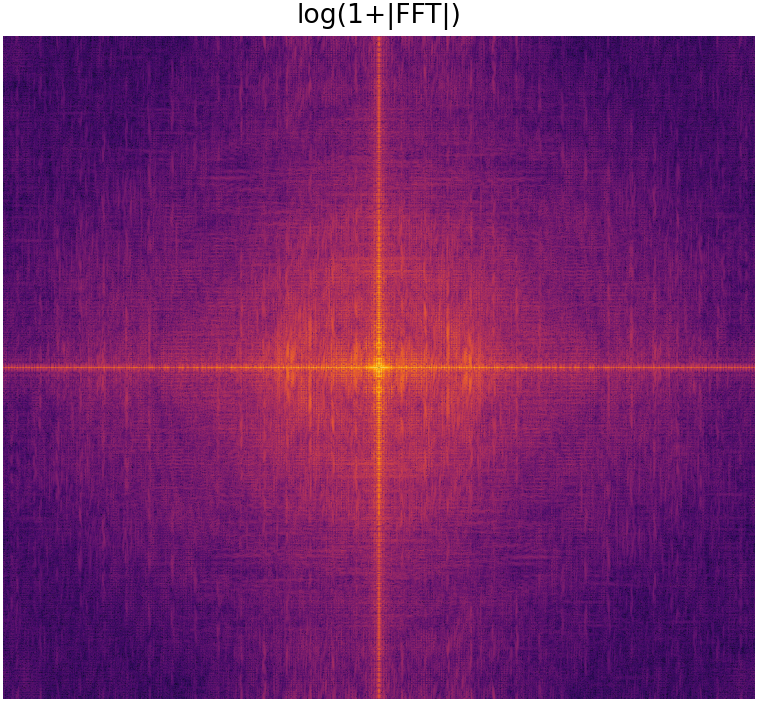
#> input picture tools/fft_out_fuyao/P_draws_layer0/spectrum.png, 758 x 702 px
$ python fft_heatmap_analysis.py --input fft_out_fuyao/P_draws_layer0/spectrum.png
#> lines starting #> are read from the running program, lines starting #| are printed output that depends on the picture
#!/usr/bin/env python3
"""
fft_heatmap_analysis.py

Load a heatmap (CSV with row/col/value) or an image (PNG/JPG), compute 2D FFT,
save the shifted magnitude spectrum image and a radial frequency profile CSV.

Usage examples:
  python tools/fft_heatmap_analysis.py --input minimax/tictactoe_3x3_first_move_stats.csv --value-col rand_X_win_prob --outdir tools/fft_out
  python tools/fft_heatmap_analysis.py --input path/to/heatmap_3x3_random_Xwin.png --outdir tools/fft_out

Outputs:
  - spectrum.png      : log-magnitude of shifted 2D FFT
  - spectrum.npy      : raw (shifted) complex FFT array
  - radial_profile.csv: two columns freq_radius, mean_magnitude

"""
import argparse
from pathlib import Path
import numpy as np
import matplotlib.pyplot as plt
import pandas as pd
from PIL import Image
import math


def load_csv_matrix(path: Path, value_col: str = None):
    df = pd.read_csv(path)
    # try to detect row/col columns
    if {"row","col","move_index"}.intersection(df.columns):
        if "row" in df.columns and "col" in df.columns:
            n = int(math.sqrt(len(df)))
            if value_col is None:
                # pick first numeric column that's not row/col
                candidates = [c for c in df.columns if c not in ("row","col")]
                value_col = candidates[0]
            mat = np.full((n,n), np.nan, dtype=float)
            for _, r in df.iterrows():
                rr = int(r["row"]) ; cc = int(r["col"]) ; mat[rr,cc] = float(r[value_col])
            return mat, value_col
        elif "move_index" in df.columns:
            L = len(df)
            n = int(math.sqrt(L))
            if value_col is None:
                candidates = [c for c in df.columns if c != "move_index"]
                value_col = candidates[0]
            vals = df[value_col].to_numpy().astype(float)
            return vals.reshape(n,n), value_col
    # fallback: try reshape by length
    arr = df.select_dtypes(include=[float,int]).iloc[:,0].to_numpy()
    n = int(math.sqrt(len(arr)))
    return arr.reshape(n,n), (value_col or df.columns[0])


def load_image_matrix(path: Path):
    im = Image.open(path).convert("L")
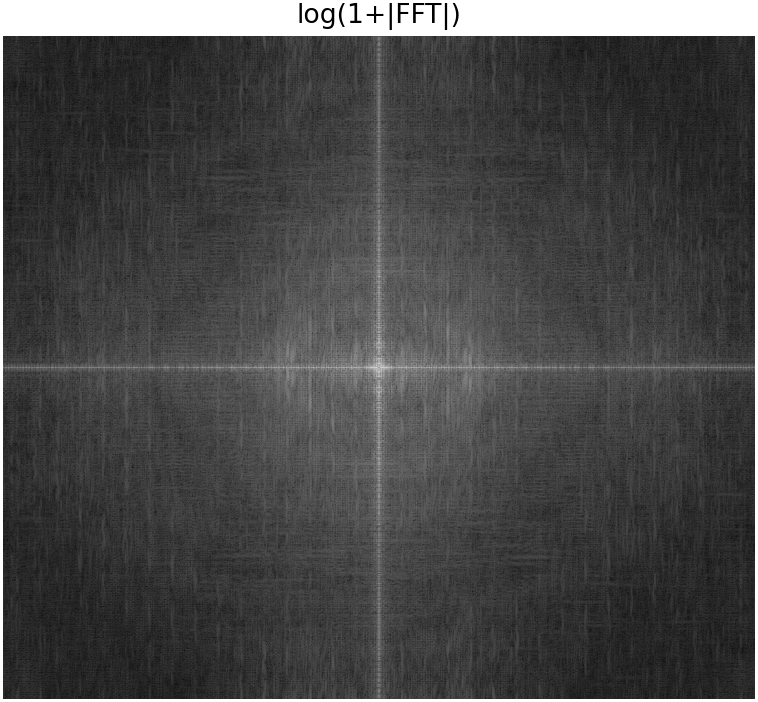
#> im: PIL image 758x702 L; min 0, max 255, mean 72.1
    arr = np.array(im, dtype=float)
    # normalize to 0..1
    arr = (arr - arr.min()) / (arr.max() - arr.min() + 1e-12)
#| Loaded image matrix, shape=(702, 758)
    return arr


def compute_fft(mat: np.ndarray):
    # Replace NaNs
    mat = np.array(mat, dtype=float)
    if np.isnan(mat).any():
        mat = np.nan_to_num(mat, nan=0.0)
    # subtract mean to reduce DC dominance
    mat = mat - np.mean(mat)
    F = np.fft.fft2(mat)
    Fsh = np.fft.fftshift(F)
    mag = np.abs(Fsh)
    return Fsh, mag


def plot_and_save_spectrum(mag: np.ndarray, out_png: Path, cmap: str = "inferno"):
#> called with cmap = 'inferno'
    plt.figure(figsize=(5,5), dpi=160)
    # use log scale for visibility
    img = np.log1p(mag)
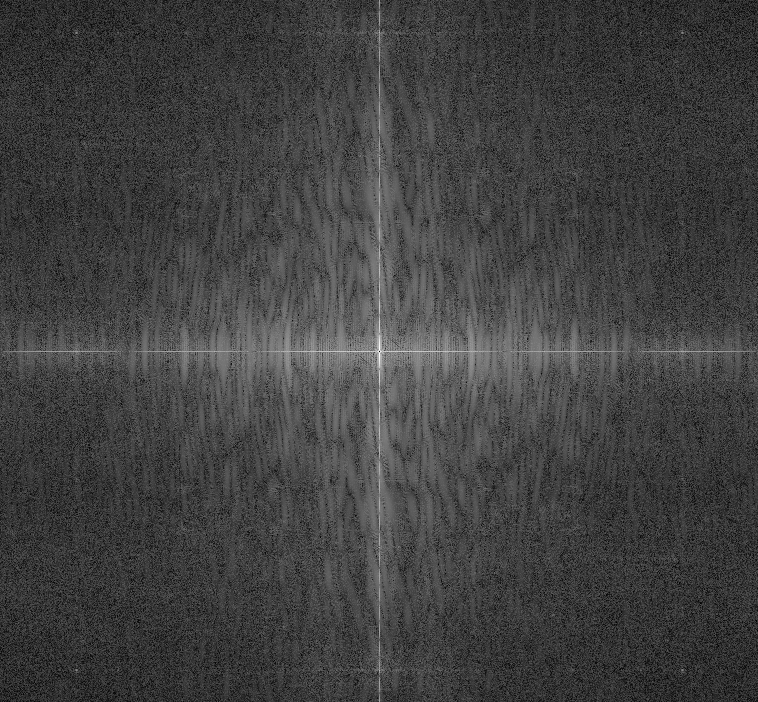
#> img: shape (702, 758) float64; min 3.15e-11, max 10.19, mean 2.62; drawn with min black and max white
    plt.imshow(img, origin='lower', cmap=cmap, aspect='equal')
    plt.axis('off')
    plt.title('log(1+|FFT|)')
    plt.tight_layout()
    plt.savefig(out_png, bbox_inches='tight', pad_inches=0.02)
    plt.close()


def radial_profile(mag: np.ndarray, center=None, nbins=100):
#> called with nbins = 100
    h, w = mag.shape
#> h = 702; w = 758
    if center is None:
        cx, cy = (w//2, h//2)
#> cx = 379; cy = 351
    else:
        cx, cy = center
    y, x = np.indices((h, w))
    r = np.sqrt((x-cx)**2 + (y-cy)**2)
    r_flat = r.flatten()
    mag_flat = mag.flatten()
    maxr = r_flat.max()
#> maxr = 516.6
    bins = np.linspace(0, maxr, nbins+1)
#> bins = 101 values from 0 to 516.6
    inds = np.digitize(r_flat, bins)
    radial_mean = []
    radial_r = []
    for i in range(1, len(bins)):
        sel = (inds == i)
        if not np.any(sel):
            radial_mean.append(0.0)
        else:
            radial_mean.append(mag_flat[sel].mean())
        radial_r.append((bins[i-1] + bins[i]) / 2.0)
#> after the loop, radial_mean = 100 values, max 3423.6 at index 0, min 5.06 at index 99, mean 83.75; radial_r = 100 values from 2.58 to 514
    return np.array(radial_r), np.array(radial_mean)


def main():
    ap = argparse.ArgumentParser(description="FFT analysis of heatmaps (CSV or image)")
    ap.add_argument("--input", required=True, help="input file: CSV (row/col/value) or PNG/JPG image")
    ap.add_argument("--value-col", default=None, help="(for CSV) column name to use as value; default: auto-detect")
    ap.add_argument("--outdir", default="tools/fft_out", help="output directory")
    ap.add_argument("--nbins", type=int, default=100, help="radial profile bins")
    args = ap.parse_args()

    p = Path(args.input)
    outdir = Path(args.outdir)
    outdir.mkdir(parents=True, exist_ok=True)

    if p.suffix.lower() in ('.csv',):
        mat, vcol = load_csv_matrix(p, args.value_col)
        print(f"Loaded CSV matrix, value_col={vcol}, shape={mat.shape}")
    else:
        mat = load_image_matrix(p)
        print(f"Loaded image matrix, shape={mat.shape}")

    Fsh, mag = compute_fft(mat)

    np.save(outdir / "spectrum_shifted.npy", Fsh)
    plot_and_save_spectrum(mag, outdir / "spectrum.png")

    r, m = radial_profile(mag, nbins=args.nbins)
#> r = 100 values from 2.58 to 514; m has the same summary as radial_mean in radial_profile
#> (the run stopped early here; a loop or call above may not have finished)

$ run again, with minimax/heatmap_3x3_random_Xwin.png copied over tools/fft_out_fuyao/P_draws_layer0/spectrum.png
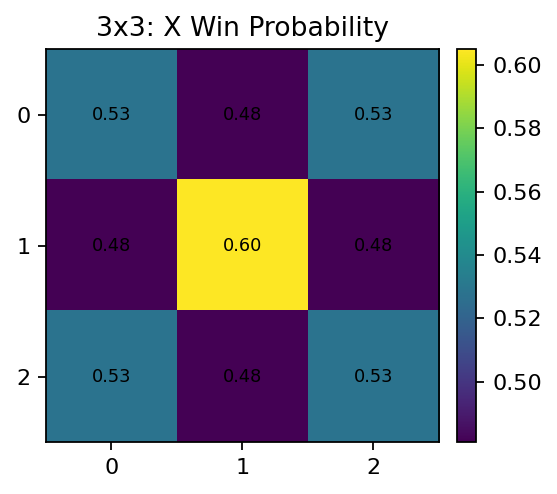
#> input picture minimax/heatmap_3x3_random_Xwin.png, 557 x 494 px
#> in load_image_matrix, `im = Image.open(path).convert("L")`:
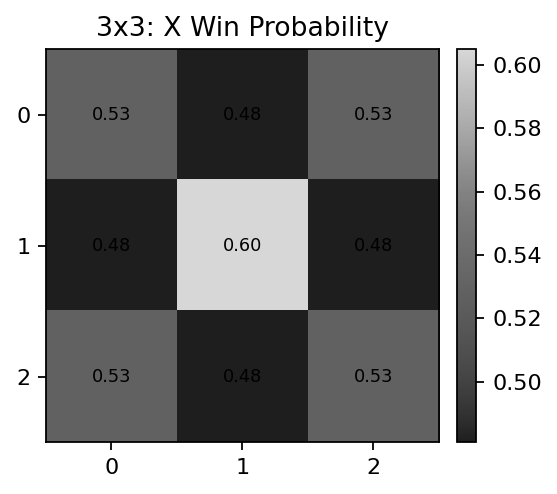
#> im: PIL image 557x494 L; min 0, max 255, mean 146.9
#| Loaded image matrix, shape=(494, 557)
#> in plot_and_save_spectrum, `img = np.log1p(mag)`:
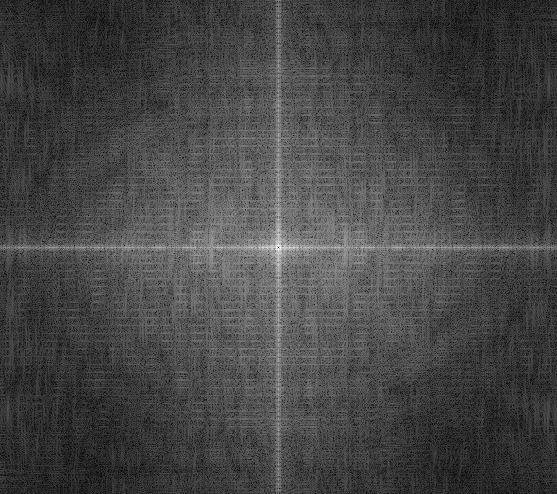
#> img: shape (494, 557) float64; min 2.58e-11, max 10.36, mean 2.84; drawn with min black and max white
#> after the loop in radial_profile, `for i in range(1, len(bins)):`: radial_mean = 100 values, max 9919.9 at index 0, min 4.53 at index 99, mean 184.4; radial_r = 100 values from 1.86 to 370
#> m has the same summary as radial_mean in radial_profile
